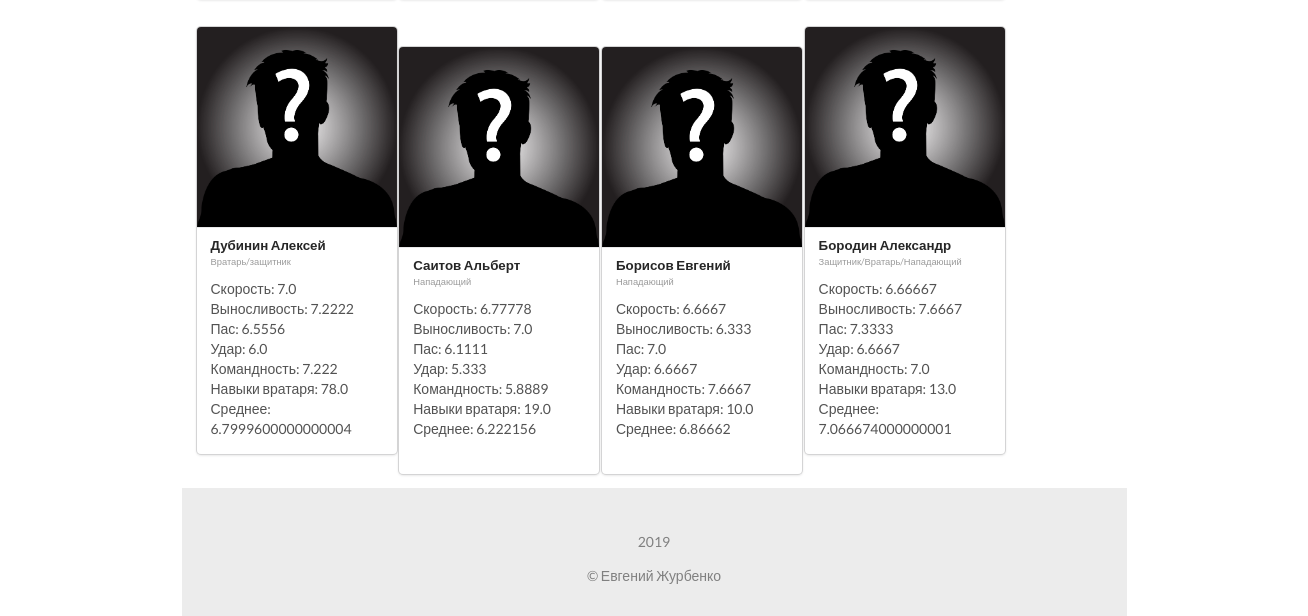
Page /players/ (signed in, lower part) on the earlier database version.
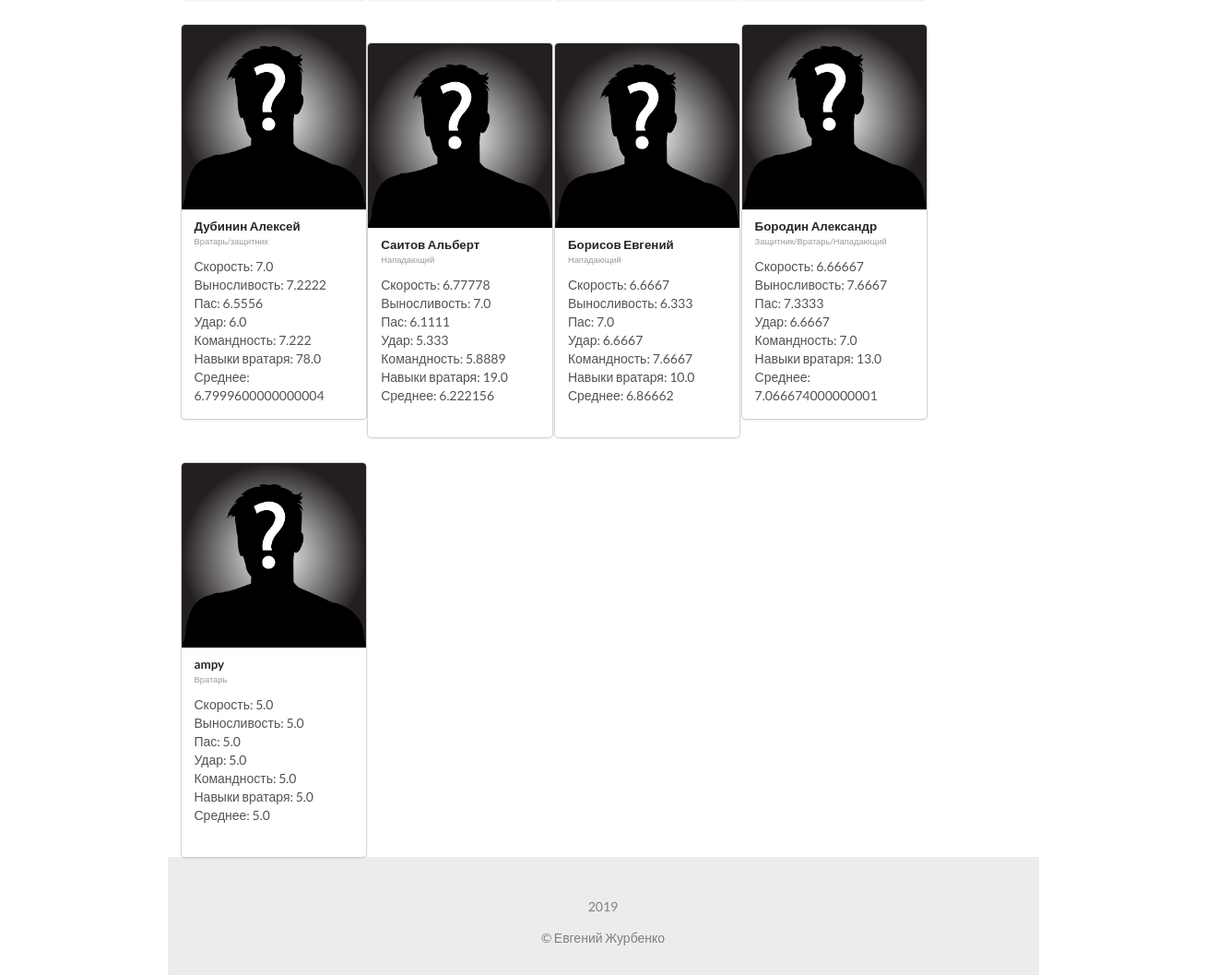
Same page on the later database version.
### tables this page shows
CREATE TABLE "PLAYERS" (
	"id"	INTEGER PRIMARY KEY AUTOINCREMENT,
	"name"	VARCHAR(30) NOT NULL,
	"speed"	FLOAT,
	"stamina"	FLOAT,
	"passing"	FLOAT,
	"shot"	FLOAT,
	"teamplay"	FLOAT,
	"goalkeeping"	FLOAT,
	"amplua"	VARCHAR(30),
	"average_stats"	FLOAT,
	"login"	VARCHAR(30) NOT NULL UNIQUE
);

### main.py (the view)
@application.route("/players/")
def players_list():
    photos = players_photo_list(all_players_create(db_list_getter()))
    players_with_photos = photos[0]
    players_without_photos = photos[1]
    if session.get('player') == "ZhurEvg":
        return render_template("players_list.html", players=players_with_photos, sec_players=players_without_photos,
                               year=year, menu_items=MENU_WITH_SESSION_ADMIN)
    if session.get('player'):
        return render_template("players_list.html", players=players_with_photos, sec_players=players_without_photos,
                               year=year, menu_items=MENU_WITH_SESSION)

### functions.py (called while the page is built)
def db_list_getter():
    conn = sqlite3.connect("players_db.db")
    cursor = conn.cursor()
    query_fetch_all = '''
        SELECT * FROM players
    '''
    cursor.execute(query_fetch_all)
    ish_tuple = list(cursor.fetchall())
    conn.commit()
    ish_spisok = []
    for i in ish_tuple:
        ish_spisok.append(list(i))
    return ish_spisok

def all_players_create(ish_spisok):
    players_class_list = []
    for i in range(len(ish_spisok)):
        player = Player(ish_spisok[i][0],
                        ish_spisok[i][1],
                        ish_spisok[i][2],
                        ish_spisok[i][3],
                        ish_spisok[i][4],
                        ish_spisok[i][5],
                        ish_spisok[i][6],
                        ish_spisok[i][7],
                        ish_spisok[i][8],
                        ish_spisok[i][9])
        players_class_list.append(player)
    return players_class_list

def file_list():
    directory = "static/photos"
    files = os.listdir(directory)
    images = []
    for file in files:
        if file.endswith(".jpg") or file.endswith(".png"):
            images.append(file)
    return images

def players_photo_list(players):
    images = file_list()
    player_with_photo = []
    player_without_photo = []
    for player in all_players_create(db_list_getter()):
        for image in images:
            if str(player.id) + ".jpg" == image or str(player.id) + ".png" == image:
                player_with_photo.append(player)
                break
        else:
            player_without_photo.append(player)
    return player_with_photo, player_without_photo

### templates/players_list.html (shortened to what this page needs)
<!DOCTYPE html>
<html lang="ru">
<head>
    <link href="../static/css/bootstrap.min.css" rel="stylesheet">
</head>
{% extends "base.html" %}
{% block navigation %}
    {% include "menu.html" %}
{% endblock %}
{% block content %}
<div class="inline-blocks col-sm-12 col-xs-12">
{% for sec_player in sec_players %}
<div class="ui card">
    <div class="image">
        <img src="../static/photos/noname.jpg">
    </div>
    <div class="content">
        <a class="header">{{ sec_player.name }}</a>
        <div class="meta">
            <span class="date">{{ sec_player.amplua }}</span>
        </div>
        <div class="description">
            Скорость: {{ sec_player.speed }}
        </div>
        <div class="description">
            Выносливость: {{ sec_player.stamina }}
        </div>
        <div class="description">
            Пас: {{ sec_player.passing }}
        </div>
        <div class="description">
            Удар: {{ sec_player.shot }}
        </div>
        <div class="description">
            Командность: {{ sec_player.teamplay }}
        </div>
        <div class="description">
            Навыки вратаря: {{ sec_player.goalkeeping }}
        </div>
        <div class="description">
            <div class="description">
                Среднее: {{ sec_player.average_stats }}
            </div>
        </div>
    </div>
</div>
{% endfor %}
</div>
{% endblock %}
{% block date %}
<p>{{ year }}</p>
{% endblock %}

### templates/base.html (shortened to what this page needs)
<!DOCTYPE html>
<html lang="ru">
<head>
    <link rel="stylesheet" href="../static/photos/static.css">
    <link href="../static/css/bootstrap.min.css" rel="stylesheet">
    <link rel="stylesheet" href="{{ url_for('static', filename='semantic/dist/semantic.min.css') }}">
</head>
<body>
<div class="container">
    <div class="row">
        <div class="col-sm-10 col-xs-10">
                {% block navigation %}
                {% endblock %}
            <section>
                {% block content %}
                {% endblock %}
            </section>
            <footer class="footer col-sm-12 col-xs-12">
                <p>{% block date %}{% endblock %} &copy; Евгений Журбенко
                </p>
            </footer>
        </div>
    </div>
</div>
</body>
</html>

### templates/menu.html (shortened to what this page needs)
{% extends "base.html" %}

### static/photos/static.css (style rules this page uses)
.footer { background-color: #c0c0c04d; color: gray; padding-top: 30px; padding-bottom: 30px; text-align: center; }
.inline-blocks { display: inline-block; }

Differences in the rows shown:
added PLAYERS: name "ampy", amplua "Вратарь", speed "5.0", stamina "5.0", passing "5.0", shot "5.0", teamplay "5.0", goalkeeping "5.0", average_stats "5.0"
